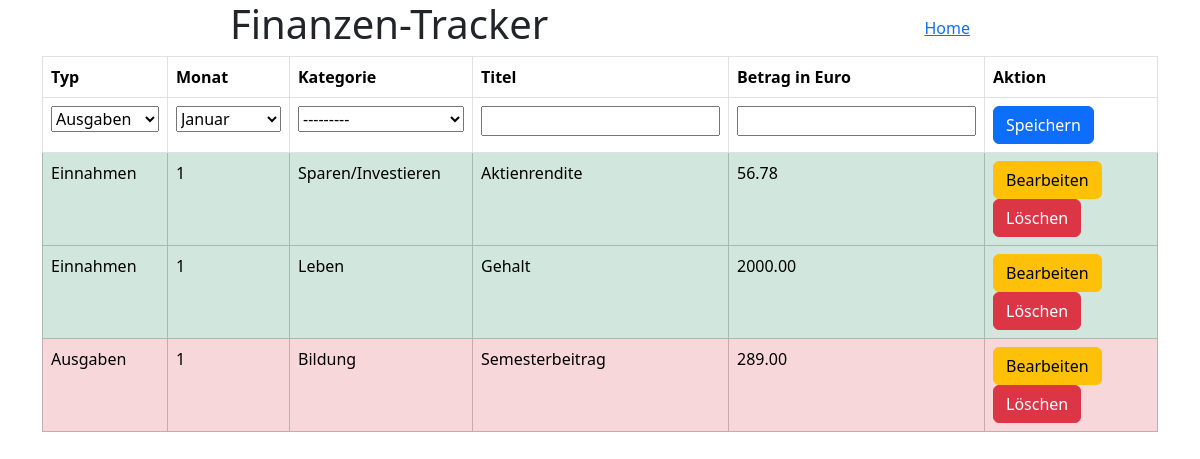
Page /month/1/ on the committed database.
### ToDoApp/models.py (models this page shows, shortened)
class Ausgaben(models.Model):
    TYPE = (
        ('E', 'Einnahmen'),
        ('A', 'Ausgaben')
    )
    MONTHS = (
        (1, 'Januar'),
        (2, 'Februar'),
        (3, 'März'),
        (4, 'April'),
        (5, 'Mai'),
        (6, 'Juni'),
        (7, 'Juli'),
        (8, 'August'),
        (9, 'September'),
        (10, 'Oktober'),
        (11, 'November'),
        (12, 'Dezember'),
    )
    CATEGORYS = (
        ('W', 'Wohnen'),
        ('L', 'Leben'),
        ('H/F', 'Hobby/Freizeit'),
        ('M', 'Mobilität'),
        ('B', 'Bildung'),
        ('S/I', 'Sparen/Investieren'),
        ('S', 'Sonstiges')
    )
    type = models.CharField(
        max_length=1,
        choices=TYPE,
        default='A',
        help_text="Einnahme oder Ausgabe."
    )
    month = models.IntegerField(
        choices=MONTHS,
        default=MONTHS[datetime.now().month-1],
        help_text="Monat der Ausgabe."
    )
    category = models.CharField(
        max_length=10,
        choices=CATEGORYS,
        help_text="Kategorie der Ausgabe."
    )
    title = models.CharField(max_length=30, help_text="Bezeichnung der Ausgabe.")
    amount = models.DecimalField(max_digits=10, decimal_places=2, help_text="Betrag der Ausgabe.")

### ToDoApp/views.py (the view, shortened to what this page needs)
# urls.py: path("month/<int:month>/", views.ausgaben, name="ausgaben"),
def ausgaben(request, month):
    alleAusgaben = Ausgaben.objects.all()
    ausgabenMonth = alleAusgaben.filter(month=month)
    context = {}
    context["monat"] = month
    context["ausgaben"] = ausgabenMonth
    form = AusgabenForm(initial={"month": month})
    context["form"] = form
    return render(request, "ausgaben.html", context)

### ToDoApp/forms.py
class AusgabenForm(forms.ModelForm):
    class Meta:
        model = Ausgaben
        fields = '__all__'

### ToDoApp/templates/ausgaben.html (shortened to what this page needs)
{% extends "base.html" %}
{% block home %}
<a href="{% url 'ToDoApp:index' %}">Home</a>
{% endblock %}
{% block content %}
<form method="POST" action="{% url 'ToDoApp:ausgaben' monat %}">
    <table class="table table-bordered">
        <thead>
            <tr>
                <th>Typ</th>
                <th>Monat</th>
                <th>Kategorie</th>
                <th>Titel</th>
                <th>Betrag in Euro</th>
                <th>Aktion</th>
            </tr>
        </thead>
        <tbody>
            {% if not form.instance.id %}
            <tr>
                {%include 'save.html'%}
            </tr>
            {% endif %}
            {% for ausgabe in ausgaben %}
            <tr class="{% if ausgabe.type == 'A' %}table-danger{% elif ausgabe.type == 'E' %}table-success{% endif %}">
                {% if form.instance.id == ausgabe.id %}
                {% include 'save.html' %}
                {% else %}
                <td>{{ausgabe.get_type_display}}</td>
                <td>{{ausgabe.month}}</td>
                <td>{{ausgabe.get_category_display}}</td>
                <td>{{ausgabe.title}}</td>
                <td>{{ausgabe.amount}}</td>
                <td>
                    <button formnovalidate type="submit" class="btn btn-warning" name="edit" value="{{ausgabe.id}}">Bearbeiten</button>
                    <button formnovalidate type="submit" class="btn btn-danger" name="delete" value="{{ausgabe.id}}">Löschen</button>
                </td>
                {% endif %}
            </tr>
            {% endfor %}
        </tbody>
    </table>
</form>
{% endblock %}

### rows in the picture
Ausgaben: type "Einnahmen", month "1", category "Sparen/Investieren", title "Aktienrendite", amount "56.78", {{ ausgabe.id }} 15 (drawn)
Ausgaben: type "Einnahmen", month "1", category "Leben", title "Gehalt", amount "2000.00", {{ ausgabe.id }} 16 (drawn)
Ausgaben: type "Ausgaben", month "1", category "Bildung", title "Semesterbeitrag", amount "289.00", {{ ausgabe.id }} 19 (drawn)
